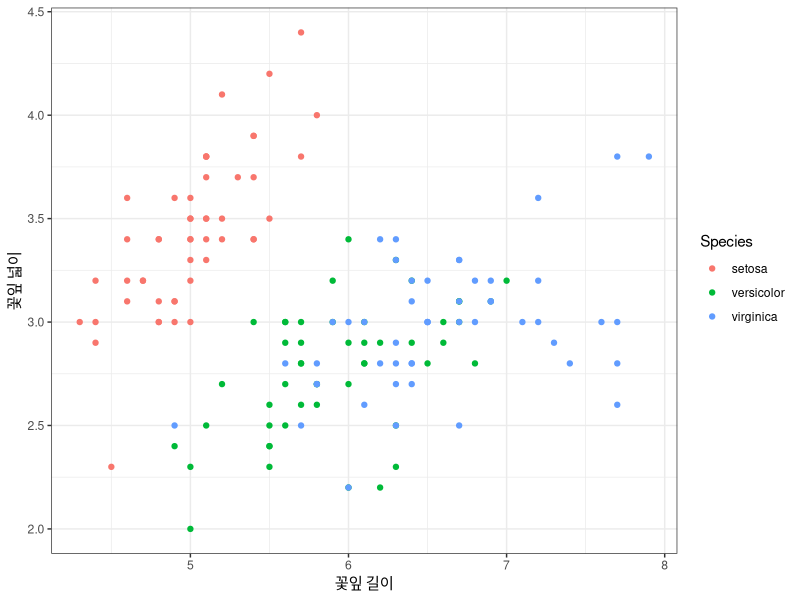

Generate this figure with R:
## ---- chunk 1
library(ggplot2)
ggplot(iris, aes(x=Sepal.Length, y=Sepal.Width, color=Species)) +
  geom_point() +
  labs(x="꽃잎 길이", y="꽃잎 넓이") + theme_bw()
## ---- chunk 2
library(dplyr)
iris %>% head()
